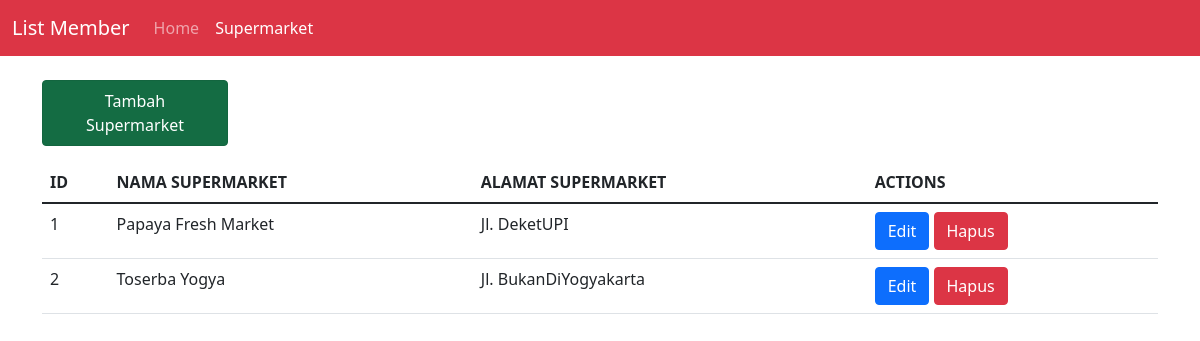
Page /supermarket.php on the committed database.
### tables this page shows
CREATE TABLE `supermarket` (
  `id_supermarket` int(11) NOT NULL,
  `nama_supermarket` varchar(255) NOT NULL,
  `alamat_supermarket` varchar(255) NOT NULL
);

### controllers/Supermarket.controller.php (called while the page is built, shortened)
<?php
include_once("views/Supermarket.view.php");
class SupermarketController
{
    private $supermarket;
    function __construct()
    {
        $this->supermarket = new Supermarket(Conf::$db_host, Conf::$db_user, Conf::$db_pass, Conf::$db_name);
    }
    public function index()
    {
        $this->supermarket->open();
        $this->supermarket->getSupermarket();
        $data = array();
        while ($row = $this->supermarket->getResult()) {
            array_push($data, $row);
        }
        $view = new SupermarketView();
        $view->render($data);
    }
}

### views/Supermarket.view.php (the view, shortened to what this page needs)
<?php
class SupermarketView
{
    public function render($data)
    {
        $no = 1;
        $dataSupermarket = null;
        foreach ($data as $val) {
            list($id_supermarket, $nama_supermarket, $alamat_supermarket) = $val;
            $dataSupermarket .= "<tr>
                <td>" . $no++ . "</td>
                <td>" . $nama_supermarket . "</td>
                <td>" . $alamat_supermarket . "</td>
                <td>
                <a href='./templates/editSupermarket.php?id_supermarket=" . $id_supermarket . "&nama_supermarket=" . $nama_supermarket . "&alamat_supermarket=" . $alamat_supermarket . "' class='btn btn-primary''>Edit</a>
                <a href='supermarket.php?id_hapus=" . $id_supermarket . "' class='btn btn-danger''>Hapus</a>
                </td>
                </tr>";
        }
    }
}

### rows in the picture
supermarket: nama_supermarket "Papaya Fresh Market", alamat_supermarket "Jl. DeketUPI"
supermarket: nama_supermarket "Toserba Yogya", alamat_supermarket "Jl. BukanDiYogyakarta"

### other values in the picture
$this->content "List Member Home Supermarket Tambah Supermarket ID NAMA SUPERMARKET ALAMAT SUPERMARKET ACTIONS"
